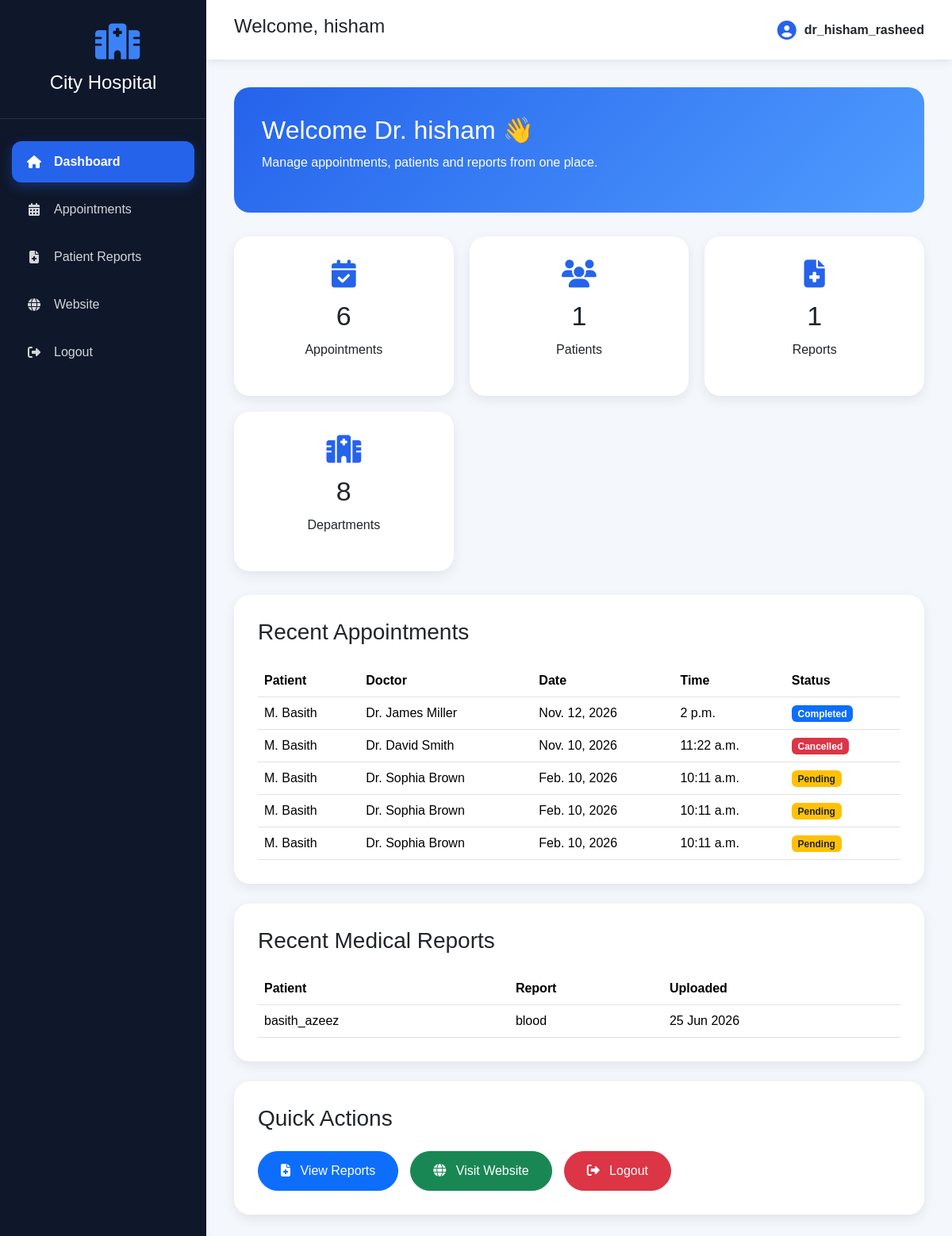
The app's page /doctor-dashboard/ (signed in), older data.
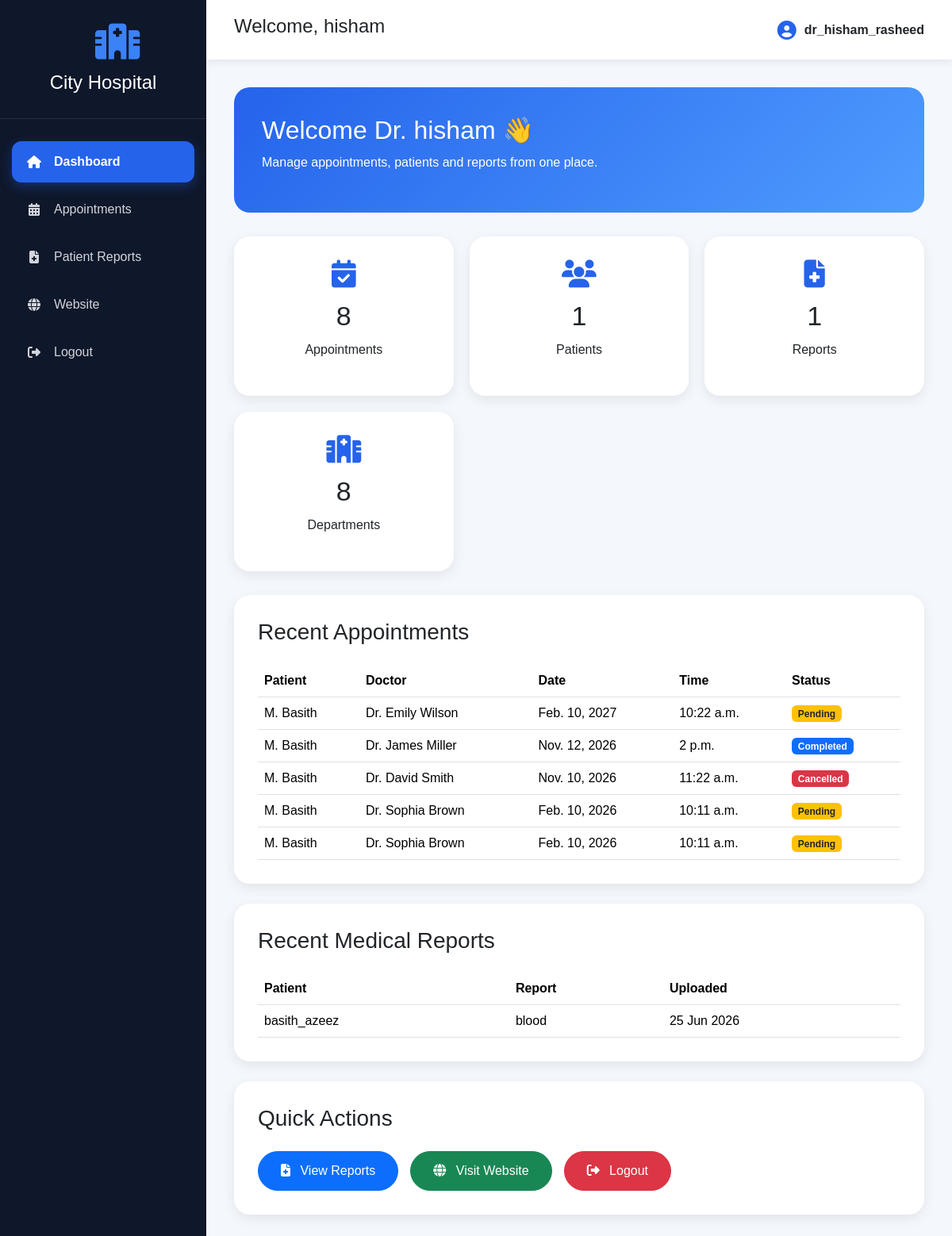
The same page, newer data.
### student/models.py (models this page shows, shortened)
class Booking(models.Model):
    STATUS_CHOICES = (
        ("Pending", "Pending"),
        ("Confirmed", "Confirmed"),
        ("Completed", "Completed"),
        ("Cancelled", "Cancelled"),
    )
    patient_name = models.CharField(max_length=100)
    patient_email = models.EmailField()
    patient_phone = models.CharField(max_length=20)
    doctor = models.ForeignKey(
        Doctors,
        on_delete=models.CASCADE
    )
    appointment_date = models.DateField()
    appointment_time = models.TimeField()
    reason = models.TextField(
        blank=True
    )
    status = models.CharField(
        max_length=20,
        choices=STATUS_CHOICES,
        default="Pending"
    )
    created_at = models.DateTimeField(
        auto_now_add=True
    )

class Doctors(models.Model):
    doc_name = models.CharField(max_length=100)
    doc_spec = models.CharField(max_length=100)
    dep_name = models.ForeignKey(
        Department,
        on_delete=models.CASCADE
    )
    doc_image = models.CharField(
    max_length=100
    )
    experience = models.PositiveIntegerField(default=1)
    qualification = models.CharField(
        max_length=150
    )
    available = models.BooleanField(
        default=True
    )

class MedicalReport(models.Model):
    patient = models.ForeignKey(
        CustomUser,
        on_delete=models.CASCADE
    )
    report_name = models.CharField(max_length=100)
    report_file = models.FileField(
        upload_to="reports/"
    )
    uploaded_at = models.DateTimeField(
        auto_now_add=True
    )

class CustomUser(AbstractUser):
    ROLE_CHOICES = (
        ('doctor', 'Doctor'),
        ('patient', 'Patient'),
    )
    role = models.CharField(
        max_length=20,
        choices=ROLE_CHOICES
    )

### student/views.py (the view)
@login_required(login_url="login")
def doctor_dashboard(request):
    if request.user.role != "doctor":
        return redirect("patient_dashboard")
    appointments = Booking.objects.all().order_by(
        "-appointment_date",
        "-appointment_time"
    )
    reports = MedicalReport.objects.all().order_by("-uploaded_at")[:5]
    context = {
        "appointments": appointments,
        "reports": reports,
        "appointment_count": appointments.count(),
        "patient_count": Booking.objects.values(
            "patient_email"
        ).distinct().count(),
        "doctor_count": Doctors.objects.count(),
        "department_count": Department.objects.count(),
        "report_count": MedicalReport.objects.count(),
        "active_page": "dashboard",
    }
    return render(
        request,
        "doctor_dashboard.html",
        context
    )

### templates/doctor_dashboard.html (shortened to what this page needs)
{% extends "dashboard_base.html" %}
{% block content %}
<div class="welcome-card">
    <h2>
        Welcome Dr. {{ user.first_name|default:user.username }} 👋
    </h2>
    <p>
        Manage appointments, patients and reports from one place.
    </p>
</div>
<div class="stats-grid">
    <div class="stat-card">
        <i class="fa-solid fa-calendar-check"></i>
        <h3>{{ appointment_count }}</h3>
        <p>Appointments</p>
    </div>
    <div class="stat-card">
        <i class="fa-solid fa-users"></i>
        <h3>{{ patient_count }}</h3>
        <p>Patients</p>
    </div>
    <div class="stat-card">
        <i class="fa-solid fa-file-medical"></i>
        <h3>{{ report_count }}</h3>
        <p>Reports</p>
    </div>
    <div class="stat-card">
        <i class="fa-solid fa-hospital"></i>
        <h3>{{ department_count }}</h3>
        <p>Departments</p>
    </div>
</div>
<div class="dashboard-card">
    <h3 class="mb-4">
        Recent Appointments
    </h3>
    <table class="table table-hover">
        <thead>
            <tr>
                <th>Patient</th>
                <th>Doctor</th>
                <th>Date</th>
                <th>Time</th>
                <th>Status</th>
            </tr>
        </thead>
        <tbody>
        {% for appointment in appointments|slice:":5" %}
            <tr>
                <td>{{ appointment.patient_name }}</td>
                <td>{{ appointment.doctor.doc_name }}</td>
                <td>{{ appointment.appointment_date }}</td>
                <td>{{ appointment.appointment_time }}</td>
                <td>
                    {% if appointment.status == "Pending" %}
                        <span class="badge bg-warning text-dark">
                            Pending
                        </span>
                    {% elif appointment.status == "Confirmed" %}
                        <span class="badge bg-success">
                            Confirmed
                        </span>
                    {% elif appointment.status == "Completed" %}
                        <span class="badge bg-primary">
                            Completed
                        </span>
                    {% else %}
                        <span class="badge bg-danger">
                            Cancelled
                        </span>
                    {% endif %}
                </td>
            </tr>
        {% empty %}
            <tr>
                <td colspan="5">
                    No Appointments Found
                </td>
            </tr>
        {% endfor %}
        </tbody>
    </table>
</div>
<div class="dashboard-card">
    <h3 class="mb-4">
        Recent Medical Reports
    </h3>
    <table class="table table-hover">
        <thead>
            <tr>
                <th>Patient</th>
                <th>Report</th>
                <th>Uploaded</th>
            </tr>
        </thead>
        <tbody>
        {% for report in reports %}
            <tr>
                <td>{{ report.patient.username }}</td>
                <td>{{ report.report_name }}</td>
                <td>{{ report.uploaded_at|date:"d M Y" }}</td>
            </tr>
        {% empty %}
            <tr>
                <td colspan="3">
                    No Reports Uploaded
                </td>
            </tr>
        {% endfor %}
        </tbody>
    </table>
</div>
<div class="dashboard-card">
    <h3 class="mb-4">
        Quick Actions
    </h3>
    <div class="action-buttons">
        <a href="{% url 'view_reports' %}" class="btn btn-primary">
            <i class="fa-solid fa-file-medical me-2"></i>
            View Reports
        </a>
        <a href="{% url 'home' %}" class="btn btn-success">
            <i class="fa-solid fa-globe me-2"></i>
            Visit Website
        </a>
        <a href="{% url 'logout' %}" class="btn btn-danger">
            <i class="fa-solid fa-right-from-bracket me-2"></i>
            Logout
        </a>
    </div>
</div>
{% endblock %}

Row changes from the older to the newer data that the page shows:
no longer on this page (row unchanged): Booking: patient_name "M. Basith", doctor.doc_name "Dr. Sophia Brown", appointment_date "Feb. 10, 2026", appointment_time "10:11 a.m.", status "Pending"
added Booking: patient_name "M. Basith", doctor.doc_name "Dr. Emily Wilson", appointment_date "Feb. 10, 2027", appointment_time "10:22 a.m.", status "Pending"
Text that changed along with them:
{{ appointment_count }}: "6" → "8"
